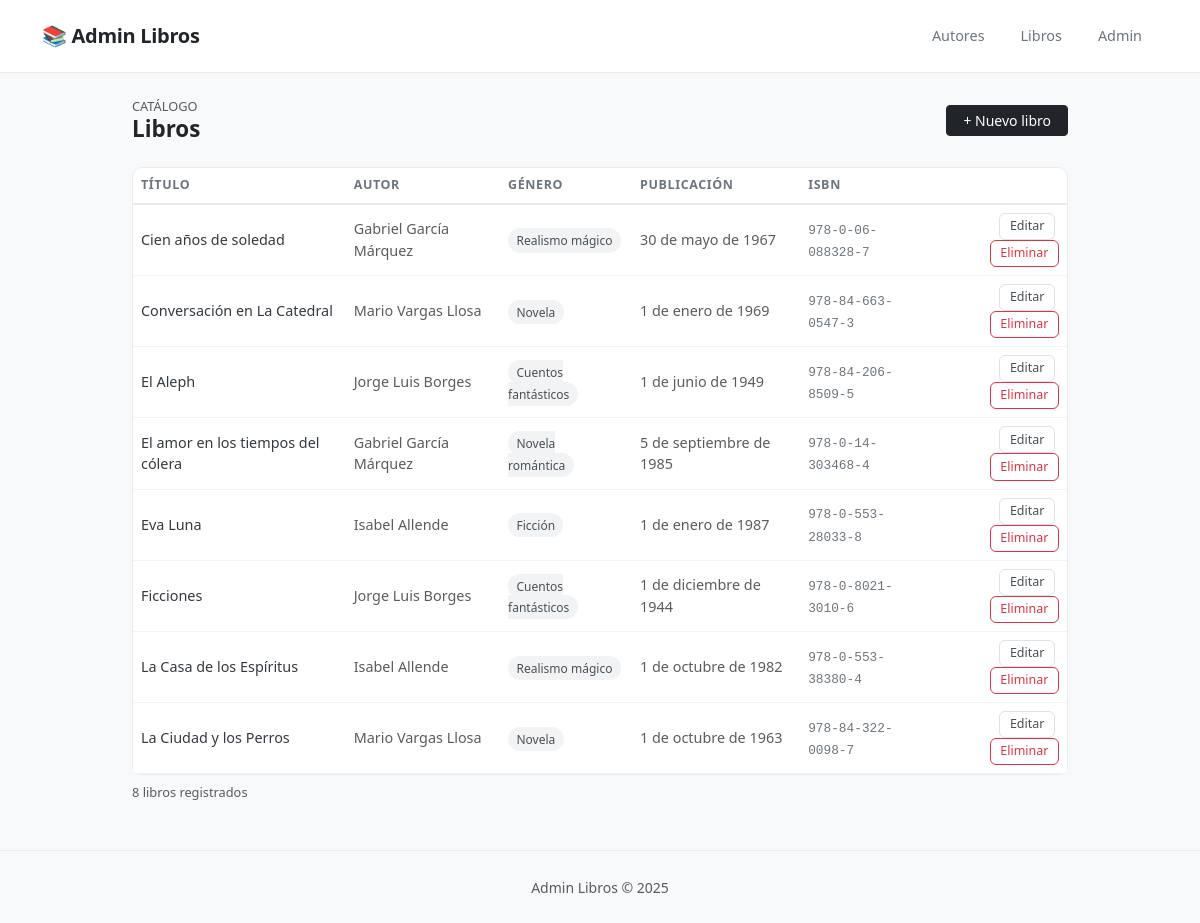
The app's page /libros/ with its own data.
### gestion/models.py (models this page shows, shortened)
class Libro(models.Model):
    titulo = models.CharField(max_length=150)
    fecha_publicacion = models.DateField()
    genero = models.CharField(max_length=50)
    isbn = models.CharField(max_length=20, unique=True)
    autor = models.ForeignKey(Autor, on_delete=models.CASCADE, related_name='libros')
    class Meta:
        verbose_name = 'Libro'
        verbose_name_plural = 'Libros'
        ordering = ['titulo']

class Autor(models.Model):
    nombre = models.CharField(max_length=100)
    correo = models.EmailField(unique=True)
    nacionalidad = models.CharField(max_length=50)
    fecha_nacimiento = models.DateField()
    biografia = models.TextField(blank=True, null=True)
    class Meta:
        verbose_name = 'Autor'
        verbose_name_plural = 'Autores'
        ordering = ['nombre']
    def __str__(self):
        return self.nombre

### gestion/views.py (the view)
# urls.py: path('libros/', views.lista_libros, name='lista_libros'),
def lista_libros(request):
    libros = Libro.objects.select_related('autor').all()
    return render(request, 'gestion/lista_libros.html', {'libros': libros})

### gestion/templates/gestion/lista_libros.html (shortened to what this page needs)
{% extends 'gestion/base.html' %}
{% block content %}
<div class="d-flex justify-content-between align-items-center mb-4">
    <div>
        <p class="text-muted mb-0" style="font-size:0.8rem;">CATÁLOGO</p>
        <h1 class="page-title mb-0">Libros</h1>
    </div>
    <a href="{% url 'crear_libro' %}" class="btn btn-dark btn-sm px-3">+ Nuevo libro</a>
</div>
{% if libros %}
<div class="card">
    <div class="table-responsive">
        <table class="table mb-0">
            <thead>
                <tr>
                    <th>Título</th>
                    <th>Autor</th>
                    <th>Género</th>
                    <th>Publicación</th>
                    <th>ISBN</th>
                    <th></th>
                </tr>
            </thead>
            <tbody>
                {% for libro in libros %}
                <tr>
                    <td class="fw-500">{{ libro.titulo }}</td>
                    <td class="text-muted">{{ libro.autor }}</td>
                    <td><span class="badge-genre">{{ libro.genero }}</span></td>
                    <td class="text-muted">{{ libro.fecha_publicacion }}</td>
                    <td><code style="font-size:0.8rem;color:#6c757d;">{{ libro.isbn }}</code></td>
                    <td class="text-end">
                        <a href="{% url 'editar_libro' libro.pk %}" class="btn btn-xs btn-outline-primary me-1">Editar</a>
                        <a href="{% url 'eliminar_libro' libro.pk %}" class="btn btn-xs btn-outline-danger">Eliminar</a>
                    </td>
                </tr>
                {% endfor %}
            </tbody>
        </table>
    </div>
</div>
<p class="text-muted mt-2" style="font-size:0.8rem;">{{ libros|length }} libro{{ libros|length|pluralize:"s" }} registrado{{ libros|length|pluralize:"s" }}</p>
{% else %}
<div class="card p-5 text-center">
    <p class="text-muted mb-3">Aún no hay libros registrados.</p>
    <a href="{% url 'crear_libro' %}" class="btn btn-dark btn-sm mx-auto" style="width:fit-content;">Agregar el primero</a>
</div>
{% endif %}
{% endblock %}

### gestion/templates/gestion/base.html (shortened to what this page needs)
<!DOCTYPE html>
<html lang="es">
<head>
    <link href="https://cdn.jsdelivr.net/npm/bootstrap@5.3.0/dist/css/bootstrap.min.css" rel="stylesheet">
</head>
<body>
    <nav class="navbar navbar-expand-lg bg-white py-3">
        <div class="container">
            <a class="navbar-brand" href="{% url 'home' %}">&#x1F4DA; Admin Libros</a>
            <div class="collapse navbar-collapse" id="navbarNav">
                <ul class="navbar-nav ms-auto gap-1">
                    <li class="nav-item">
                        <a class="nav-link px-3" href="{% url 'lista_autores' %}">Autores</a>
                    </li>
                    <li class="nav-item">
                        <a class="nav-link px-3" href="{% url 'lista_libros' %}">Libros</a>
                    </li>
                    <li class="nav-item">
                        <a class="nav-link px-3" href="/admin/">Admin</a>
                    </li>
                </ul>
            </div>
        </div>
    </nav>
    <main class="container py-4" style="max-width:960px;">
        {% block content %}{% endblock %}
    </main>
    <footer class="text-center py-4 mt-2">
        <small class="text-muted">Admin Libros &copy; 2025</small>
    </footer>
</body>
</html>

### gestion/templates/gestion/base.html (style rules this page uses)
body { background-color: #f8f9fa; color: #212529; font-family: 'Segoe UI', system-ui, sans-serif; }
.navbar { border-bottom: 1px solid #e9ecef; background-color: #fff !important; }
.navbar-brand { font-weight: 600; letter-spacing: -0.3px; color: #212529 !important; }
.nav-link { color: #6c757d !important; font-size: 0.9rem; font-weight: 500; }
.page-title { font-size: 1.4rem; font-weight: 600; color: #212529; }
.card { border: 1px solid #e9ecef; border-radius: 10px; box-shadow: none; }
.table { font-size: 0.9rem; }
.table thead th { font-weight: 600; font-size: 0.78rem; text-transform: uppercase; letter-spacing: 0.05em; color: #6c757d; border-bottom: 2px solid #e9ecef; background: transparent; }
.table td { vertical-align: middle; border-color: #f1f3f4; color: #343a40; }
.btn-xs { padding: 0.2rem 0.6rem; font-size: 0.78rem; border-radius: 6px; }
.btn-outline-primary { border-color: #dee2e6; color: #495057; }
.badge-genre { background-color: #f1f3f4; color: #495057; font-size: 0.75rem; padding: 0.3em 0.7em; border-radius: 20px; font-weight: 500; }
footer { border-top: 1px solid #e9ecef; }

### records on screen
Libro: titulo "Cien años de soledad", autor "Gabriel García Márquez", genero "Realismo mágico", fecha_publicacion "30 de mayo de 1967", isbn "978-0-06-088328-7"
Libro: titulo "Conversación en La Catedral", autor "Mario Vargas Llosa", genero "Novela", fecha_publicacion "1 de enero de 1969", isbn "978-84-663-0547-3"
Libro: titulo "El Aleph", autor "Jorge Luis Borges", genero "Cuentos fantásticos", fecha_publicacion "1 de junio de 1949", isbn "978-84-206-8509-5"
Libro: titulo "El amor en los tiempos del cólera", autor "Gabriel García Márquez", genero "Novela romántica", fecha_publicacion "5 de septiembre de 1985", isbn "978-0-14-303468-4"
Libro: titulo "Eva Luna", autor "Isabel Allende", genero "Ficción", fecha_publicacion "1 de enero de 1987", isbn "978-0-553-28033-8"
Libro: titulo "Ficciones", autor "Jorge Luis Borges", genero "Cuentos fantásticos", fecha_publicacion "1 de diciembre de 1944", isbn "978-0-8021-3010-6"
Libro: titulo "La Casa de los Espíritus", autor "Isabel Allende", genero "Realismo mágico", fecha_publicacion "1 de octubre de 1982", isbn "978-0-553-38380-4"
Libro: titulo "La Ciudad y los Perros", autor "Mario Vargas Llosa", genero "Novela", fecha_publicacion "1 de octubre de 1963", isbn "978-84-322-0098-7"

### other values on screen
{{ libros|length }} "8"
